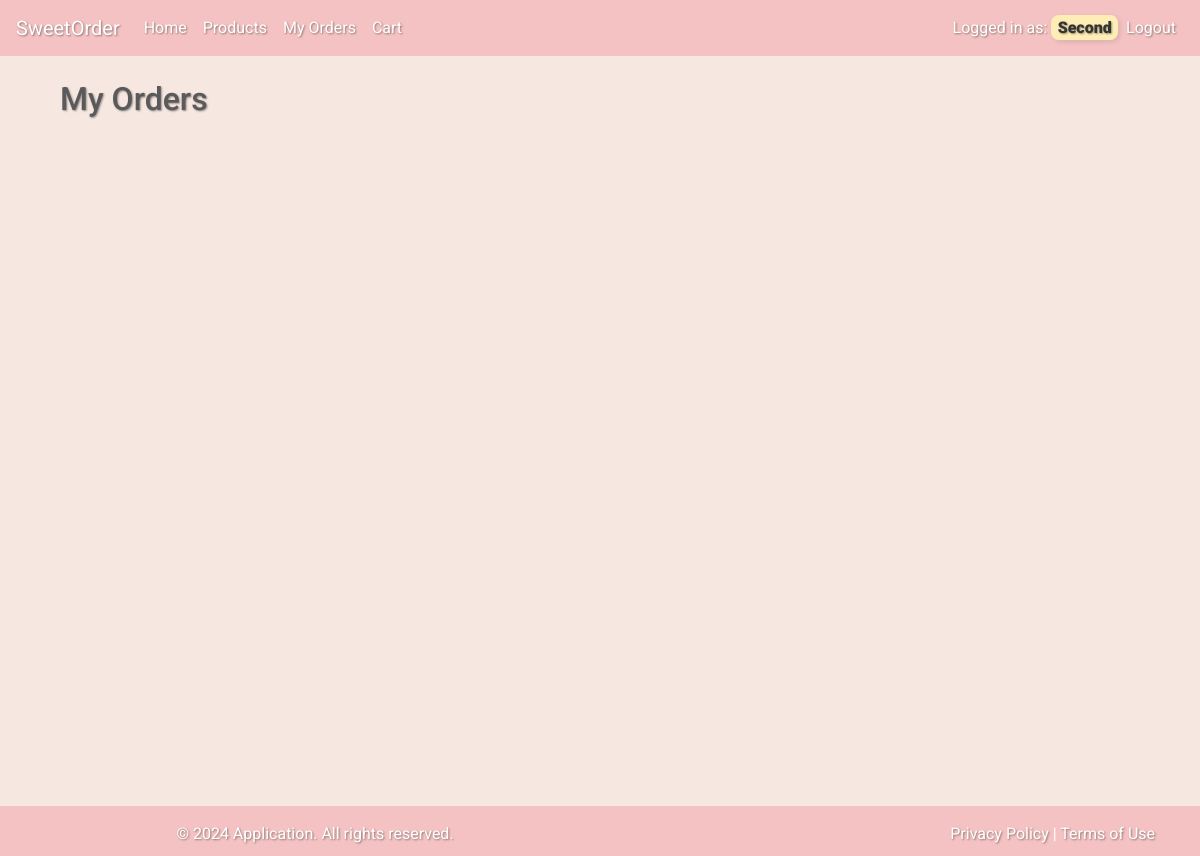
The app's page /my_orders (signed in), older data.
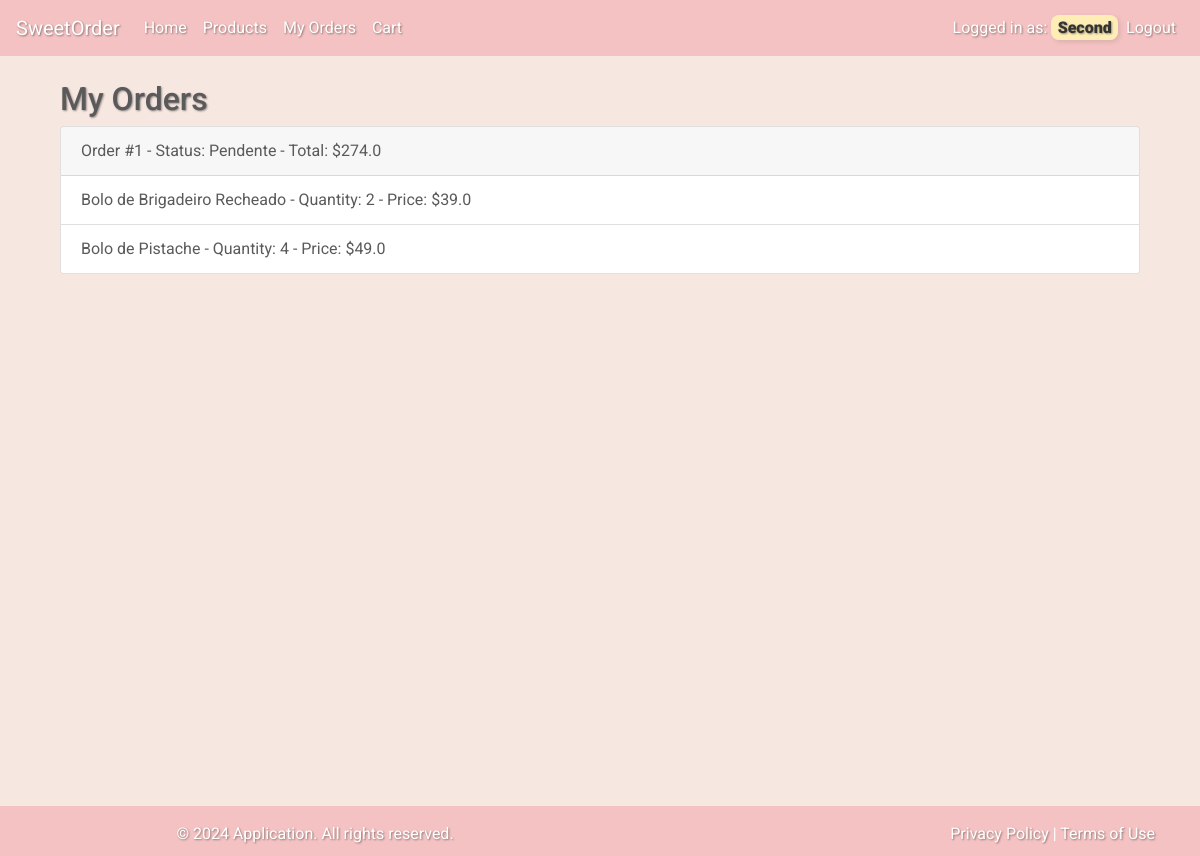
The same page, newer data.
### app/models.py (models this page shows)
class Order(db.Model):
    id = db.Column(db.Integer, primary_key=True)
    user_id = db.Column(db.Integer, db.ForeignKey('user.id'), nullable=False)
    status = db.Column(db.String(20), nullable=False, default='Pendente')
    items = db.relationship('OrderItem', backref='order', lazy=True)
    total = db.Column(db.Float, nullable=False)

class OrderItem(db.Model):
    id = db.Column(db.Integer, primary_key=True)
    order_id = db.Column(db.Integer, db.ForeignKey('order.id'), nullable=False)
    product_id = db.Column(db.Integer, db.ForeignKey('product.id'), nullable=False)
    quantity = db.Column(db.Integer, nullable=False)
    product = db.relationship('Product')

class Product(db.Model):
    id = db.Column(db.Integer, primary_key=True)
    name = db.Column(db.String(100), nullable=False)
    description = db.Column(db.String(200), nullable=False)
    price = db.Column(db.Float, nullable=False)
    image = db.Column(db.String(5000), nullable=False)

### app/auth.py (the view)
@auth.route('/my_orders')
@login_required
def my_orders():
    orders = Order.query.filter_by(user_id=current_user.id).all()
    return render_template('my_orders.html', orders=orders)

### app/__init__.py (called while the page is built)
def create_app():
    app = Flask(__name__)
    app.config['SECRET_KEY'] = 'secretkey'
    app.config['SQLALCHEMY_DATABASE_URI'] = f'sqlite:///{DB_NAME}'
    db.init_app(app)
    from .views import views
    from .auth import auth
    app.register_blueprint(views, url_prefix='/')
    app.register_blueprint(auth, url_prefix='/')
    from .models import User, Product, Order
    create_database(app)
    login_manager = LoginManager()
    login_manager.login_view = 'auth.login'
    login_manager.init_app(app)
    @login_manager.user_loader
    def load_user(id):
        return User.query.get(int(id))
    return app

### app/templates/my_orders.html (shortened to what this page needs)
{% extends "base.html" %}
{% block content %}
<div class="container">
    <h2>My Orders</h2>
    {% for order in orders %}
    <div class="card mb-3">
        <div class="card-header">
            Order #{{ order.id }} - Status: {{ order.status }} - Total: ${{ order.total }}
        </div>
        <ul class="list-group list-group-flush">
            {% for item in order.items %}
            <li class="list-group-item">
                {{ item.product.name }} - Quantity: {{ item.quantity }} - Price: ${{ item.product.price }}
            </li>
            {% endfor %}
        </ul>
    </div>
    {% endfor %}
</div>
{% endblock %}

Row changes from the older to the newer data that the page shows:
added Order: id "1", status "Pendente", total "274.0"
added OrderItem: product.name "Bolo de Brigadeiro Recheado", quantity "2", product.price "39.0"
added OrderItem: product.name "Bolo de Pistache", quantity "4", product.price "49.0"
